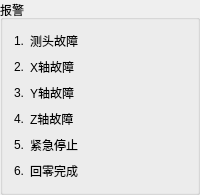
       <widget class="QGroupBox" name="groupBox3_3">
        <property name="title">
         <string>报警</string>
        </property>
        <layout class="QVBoxLayout" name="verticalLayout_2">
         <item>
          <layout class="QHBoxLayout" name="horizontalLayout_3">
           <item>
            <widget class="QLabel" name="label">
             <property name="maximumSize">
              <size>
               <width>30</width>
               <height>16777215</height>
              </size>
             </property>
             <property name="text">
              <string>1.</string>
             </property>
            </widget>
           </item>
           <item>
            <widget class="QLabel" name="label_2">
             <property name="minimumSize">
              <size>
               <width>80</width>
               <height>0</height>
              </size>
             </property>
             <property name="text">
              <string>测头故障</string>
             </property>
            </widget>
           </item>
           <item>
            <spacer name="horizontalSpacer_9">
             <property name="orientation">
              <enum>Qt::Horizontal</enum>
             </property>
             <property name="sizeHint" stdset="0">
              <size>
               <width>40</width>
               <height>20</height>
              </size>
             </property>
            </spacer>
           </item>
           <item>
            <widget class="QLabel" name="probeFault">
             <property name="minimumSize">
              <size>
               <width>20</width>
               <height>20</height>
              </size>
             </property>
             <property name="maximumSize">
              <size>
               <width>20</width>
               <height>20</height>
              </size>
             </property>
             <property name="text">
              <string/>
             </property>
             <property name="pixmap">
              <pixmap resource="img.qrc">:/img/images/正常.png</pixmap>
             </property>
             <property name="scaledContents">
              <bool>true</bool>
             </property>
            </widget>
           </item>
          </layout>
         </item>
         <item>
          <layout class="QHBoxLayout" name="horizontalLayout_4">
           <item>
            <widget class="QLabel" name="label_4">
             <property name="maximumSize">
              <size>
               <width>30</width>
               <height>16777215</height>
              </size>
             </property>
             <property name="text">
              <string>2.</string>
             </property>
            </widget>
           </item>
           <item>
            <widget class="QLabel" name="label_5">
             <property name="minimumSize">
              <size>
               <width>80</width>
               <height>0</height>
              </size>
             </property>
             <property name="text">
              <string>X轴故障</string>
             </property>
            </widget>
           </item>
           <item>
            <spacer name="horizontalSpacer_10">
             <property name="orientation">
              <enum>Qt::Horizontal</enum>
             </property>
             <property name="sizeHint" stdset="0">
              <size>
               <width>40</width>
               <height>20</height>
              </size>
             </property>
            </spacer>
           </item>
           <item>
            <widget class="QLabel" name="XFault">
             <property name="minimumSize">
              <size>
               <width>20</width>
               <height>20</height>
              </size>
             </property>
             <property name="maximumSize">
              <size>
               <width>20</width>
               <height>20</height>
              </size>
             </property>
             <property name="text">
              <string/>
             </property>
             <property name="pixmap">
              <pixmap resource="img.qrc">:/img/images/警告.png</pixmap>
             </property>
             <property name="scaledContents">
              <bool>true</bool>
             </property>
            </widget>
           </item>
          </layout>
         </item>
         <item>
          <layout class="QHBoxLayout" name="horizontalLayout_5">
           <item>
            <widget class="QLabel" name="label_7">
             <property name="maximumSize">
              <size>
               <width>30</width>
               <height>16777215</height>
              </size>
             </property>
             <property name="text">
              <string>3.</string>
             </property>
            </widget>
           </item>
           <item>
            <widget class="QLabel" name="label_6">
             <property name="minimumSize">
              <size>
               <width>80</width>
               <height>0</height>
              </size>
             </property>
             <property name="text">
              <string>Y轴故障</string>
             </property>
            </widget>
           </item>
           <item>
            <spacer name="horizontalSpacer_15">
             <property name="orientation">
              <enum>Qt::Horizontal</enum>
             </property>
             <property name="sizeHint" stdset="0">
              <size>
               <width>40</width>
               <height>20</height>
              </size>
             </property>
            </spacer>
           </item>
           <item>
            <widget class="QLabel" name="YFault">
             <property name="minimumSize">
              <size>
               <width>20</width>
               <height>20</height>
              </size>
             </property>
             <property name="maximumSize">
              <size>
               <width>20</width>
               <height>20</height>
              </size>
             </property>
             <property name="text">
              <string/>
             </property>
             <property name="pixmap">
              <pixmap resource="img.qrc">:/img/images/正常.png</pixmap>
             </property>
             <property name="scaledContents">
              <bool>true</bool>
             </property>
            </widget>
           </item>
          </layout>
         </item>
         <item>
          <layout class="QHBoxLayout" name="horizontalLayout_6">
           <item>
            <widget class="QLabel" name="label_10">
             <property name="maximumSize">
              <size>
               <width>30</width>
               <height>16777215</height>
              </size>
             </property>
             <property name="text">
              <string>4.</string>
             </property>
            </widget>
           </item>
           <item>
            <widget class="QLabel" name="label_11">
             <property name="minimumSize">
              <size>
               <width>80</width>
               <height>0</height>
              </size>
             </property>
             <property name="text">
              <string>Z轴故障</string>
             </property>
            </widget>
           </item>
           <item>
            <spacer name="horizontalSpacer_16">
             <property name="orientation">
              <enum>Qt::Horizontal</enum>
             </property>
             <property name="sizeHint" stdset="0">
              <size>
               <width>40</width>
               <height>20</height>
              </size>
             </property>
            </spacer>
           </item>
           <item>
            <widget class="QLabel" name="ZFault">
             <property name="minimumSize">
              <size>
               <width>20</width>
               <height>20</height>
              </size>
             </property>
             <property name="maximumSize">
              <size>
               <width>20</width>
               <height>20</height>
              </size>
             </property>
             <property name="text">
              <string/>
             </property>
             <property name="pixmap">
              <pixmap resource="img.qrc">:/img/images/警告.png</pixmap>
             </property>
             <property name="scaledContents">
              <bool>true</bool>
             </property>
            </widget>
           </item>
          </layout>
         </item>
         <item>
          <layout class="QHBoxLayout" name="horizontalLayout_7">
           <item>
            <widget class="QLabel" name="label_13">
             <property name="maximumSize">
              <size>
               <width>30</width>
               <height>16777215</height>
              </size>
             </property>
             <property name="text">
              <string>5.</string>
             </property>
            </widget>
           </item>
           <item>
            <widget class="QLabel" name="label_14">
             <property name="minimumSize">
              <size>
               <width>80</width>
               <height>0</height>
              </size>
             </property>
             <property name="text">
              <string>紧急停止</string>
             </property>
            </widget>
           </item>
           <item>
            <spacer name="horizontalSpacer_17">
             <property name="orientation">
              <enum>Qt::Horizontal</enum>
             </property>
             <property name="sizeHint" stdset="0">
              <size>
               <width>40</width>
               <height>20</height>
              </size>
             </property>
            </spacer>
           </item>
           <item>
            <widget class="QLabel" name="parameterFault">
             <property name="minimumSize">
              <size>
               <width>20</width>
               <height>20</height>
              </size>
             </property>
             <property name="maximumSize">
              <size>
               <width>20</width>
               <height>20</height>
              </size>
             </property>
             <property name="text">
              <string/>
             </property>
             <property name="pixmap">
              <pixmap resource="img.qrc">:/img/images/正常.png</pixmap>
             </property>
             <property name="scaledContents">
              <bool>true</bool>
             </property>
            </widget>
           </item>
          </layout>
         </item>
         <item>
          <layout class="QHBoxLayout" name="horizontalLayout_24">
           <item>
            <widget class="QLabel" name="label_48">
             <property name="maximumSize">
              <size>
               <width>30</width>
               <height>16777215</height>
              </size>
             </property>
             <property name="text">
              <string>6.</string>
             </property>
            </widget>
           </item>
           <item>
            <widget class="QLabel" name="label_49">
             <property name="minimumSize">
              <size>
               <width>80</width>
               <height>0</height>
              </size>
             </property>
             <property name="text">
              <string>回零完成</string>
             </property>
            </widget>
           </item>
           <item>
            <spacer name="horizontalSpacer_23">
             <property name="orientation">
              <enum>Qt::Horizontal</enum>
             </property>
             <property name="sizeHint" stdset="0">
              <size>
               <width>40</width>
               <height>20</height>
              </size>
             </property>
            </spacer>
           </item>
           <item>
            <widget class="QLabel" name="ZRNOver">
             <property name="minimumSize">
              <size>
               <width>20</width>
               <height>20</height>
              </size>
             </property>
             <property name="maximumSize">
              <size>
               <width>20</width>
               <height>20</height>
              </size>
             </property>
             <property name="text">
              <string/>
             </property>
             <property name="pixmap">
              <pixmap resource="img.qrc">:/img/images/正常.png</pixmap>
             </property>
             <property name="scaledContents">
              <bool>true</bool>
             </property>
            </widget>
           </item>
          </layout>
         </item>
        </layout>
       </widget>
